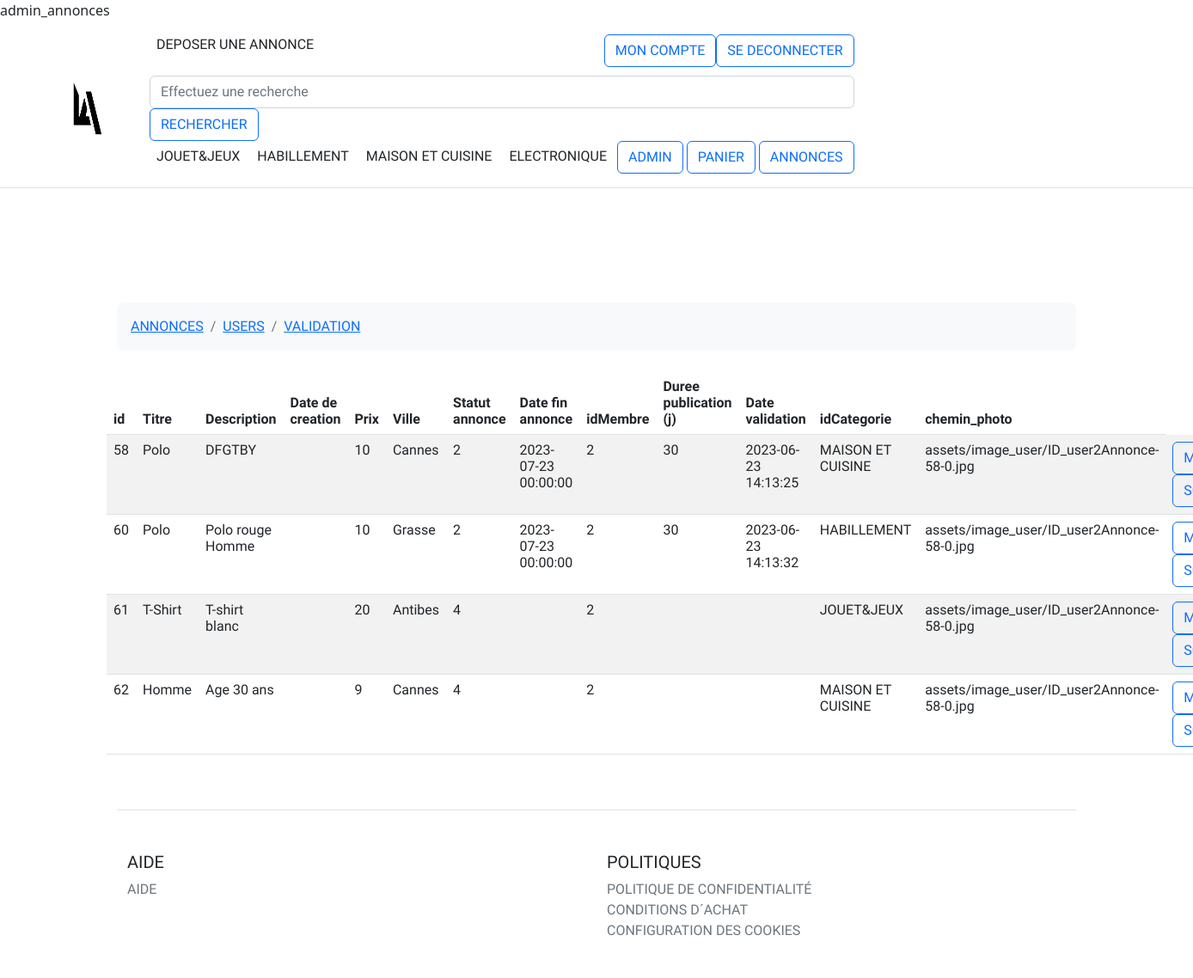
The page /?p=admin_annonces (signed in) on the database its author committed.
### tables this page shows
CREATE TABLE IF NOT EXISTS `annonce` (
  `id` int(11) NOT NULL AUTO_INCREMENT,
  `titre` varchar(150) DEFAULT NULL,
  `description` varchar(500) DEFAULT NULL,
  `date_de_creation` datetime DEFAULT NULL,
  `prix` double(4,2) DEFAULT NULL,
  `statut_echange_ou_paiement` int(1) DEFAULT NULL,
  `frais_supplementaire_publication` double DEFAULT NULL,
  `ville` varchar(30) DEFAULT NULL,
  `Statut_annonce_validee_bloque` tinyint(1) DEFAULT '4',
  `date_fin_annonce` datetime DEFAULT NULL,
  `idMembre` int(11) DEFAULT NULL,
  `duree_publication` int(11) DEFAULT NULL,
  `date_validation` datetime DEFAULT NULL,
  `idEtat` int(11) DEFAULT NULL,
  `idCategorie` int(11) DEFAULT NULL,
  PRIMARY KEY (`id`),
  KEY `fk_Annonce_Membre` (`idMembre`),
  KEY `fk_Annonce_etats1` (`idEtat`),
  KEY `idCategorie` (`idCategorie`)
);

CREATE TABLE IF NOT EXISTS `photo` (
  `id` int(11) NOT NULL AUTO_INCREMENT,
  `fichier_chemin` varchar(150) DEFAULT NULL,
  `idAnnonce` int(11) NOT NULL,
  `is_main_photo` int(11) DEFAULT NULL,
  `legende` varchar(45) DEFAULT NULL,
  PRIMARY KEY (`id`),
  KEY `fk_Photo_Annonce1` (`idAnnonce`)
);

### model/AnnonceModel.php (called while the page is built, shortened)
<?php
class AnnonceModel{
  private $table='annonce';
  private $table_photo='photo';
public function AdminShowAllAnnonces(){
try {
        global $db;
        $query=$db->prepare('SELECT * FROM '. $this->table .'  LIMIT 10');
        $query->execute();
        if ($query->rowCount()){
            return $query->fetchAll();
        }
    } catch (Exception $e) {
        echo $e->getMessage();
    }
    return false;
}
public function getPhotobyId($idannonce){
      try {
      global $db;
        $query=$db->prepare('SELECT fichier_chemin FROM '.$this->table_photo.' where idAnnonce='.$idannonce);
        $query->execute();
        if ($query->rowCount()){
            return $query->fetchAll();
        }
      } catch (Exception $e) {
        echo $e->getMessage();
      }
    return false;
  }
  public function CountAnnonceForAdmin(){
      try {
      global $db;
        $query=$db->prepare('SELECT COUNT(id) FROM '.$this->table.' LIMIT 10');
        $query->execute();
        if ($query->rowCount()){
            $result=$query->fetch();
            return $result[0];
        }
      } catch (Exception $e) {
        echo $e->getMessage();
      }
    return false;
  }
public function getCategorie($idAnnonce){
try{
$annonce=new Annonce();
      global $db;
    $query=$db->prepare('SELECT idCategorie FROM '.$this->table.' WHERE id=:id');
    $query->execute(['id'=>$idAnnonce]);
    $result = $query->fetch();
    $result=$annonce->categories($result['idCategorie']);
    return $result;
} catch (Exception $e) {
  echo $e->getMessage();
 }
    return false;
}
public function getidMembrebyIDAnnonce($idannonce){
  try {
        global $db;
        $query=$db->prepare('SELECT idMembre FROM  '. $this->table .'  WHERE id=:id');
        $query->execute(['id'=>$idannonce]);
        if ($query->rowCount()){
            return $query->fetch();
        }
    } catch (Exception $e) {
        echo $e->getMessage();
    }
    return false;
}
}

### controller/Annonce.php (called while the page is built, shortened)
<?php
class Annonce
{
  private $id;
  private $title;
  private $description;
  private $prix;
  private $photo;
  private $Statut_annonce_validee_bloque;
  private $ville;
  private $duree_publication;
  private $date_validation;
  private $date_fin_annonce;
   public function getDateValidation(){
    return $this->date_validation;
  }
   public function getDureePublication(){
    return $this->duree_publication;
  }
   public function getStatut_annonce_validee_bloque(){
    return $this->Statut_annonce_validee_bloque;
  }
     public function getDateFinAnnonce(){
    return $this-> date_fin_annonce;
  }
  public function getId(){
    return $this->id;
  }
   public function getVille(){
    return $this->ville;
  }
  public function getTitle(){
    return $this->title;
  }
  public function getDescription(){
    return $this->description;
  }
  public function getPrix(){
    return $this->prix;
  }
    public function getPhoto(){
      return $this->photo;
   }
  public function showAllAnnonces($num_annonce){
  $AnnonceModel=new AnnonceModel();
  $showAnnonces= $AnnonceModel->AdminShowAllAnnonces();
  if(isset($showAnnonces)&& $showAnnonces && is_array($showAnnonces)){
    $this->id=$showAnnonces[$num_annonce]['id'];
    $this->title=$showAnnonces[$num_annonce]['titre'];
    $this->description=$showAnnonces[$num_annonce]['description'];
    $this->prix=$showAnnonces[$num_annonce]['prix'];
     $this->ville=$showAnnonces[$num_annonce]['ville'];
    $this->photo[] = $AnnonceModel->getPhotobyId($this->id);
    $this->Statut_annonce_validee_bloque=$showAnnonces[$num_annonce]['Statut_annonce_validee_bloque'];
    $this->date_fin_annonce=$showAnnonces[$num_annonce]['date_fin_annonce'];
    $this->duree_publication=$showAnnonces[$num_annonce]['duree_publication'];
    $this->date_validation=$showAnnonces[$num_annonce]['date_validation'];
  }
  }
public function categories($idCategorie){
        switch($idCategorie){
        case '1':
        $nom_categorie="JOUET&JEUX";
        break;
        case '2':
        $nom_categorie="HABILLEMENT";
        break;
          case '3':
        $nom_categorie="MAISON ET CUISINE";
        break;
        }
 return $nom_categorie;
}
}
?>

### view/admin_annonces.php (the view, shortened to what this page needs)
<?php
 $AnnonceModel=new AnnonceModel();
 $annonce=new Annonce();
  $nb_annonce = $AnnonceModel->CountAnnonceForAdmin();
?>
  <div class="container py-5">
    <div class="row">
      <div class="col">
        <nav aria-label="breadcrumb" class="bg-light rounded-3 p-3 mb-4">
          <ol class="breadcrumb mb-0">
            <li class="breadcrumb-item"><a href="?p=admin_annonces">ANNONCES</a></li>
            <li class="breadcrumb-item"><a href="?p=admin_users">USERS</a></li>
            <li class="breadcrumb-item"><a href="?p=admin">VALIDATION</a></li>
          </ol>
        </nav>
      </div>
    </div>
    <div class='row'>
    <table class='table table-striped'>
        <thead>
            <tr>
                <th scope='id'>id</th>
                <th scope='titre'>Titre</th>
                <th scope='description'>Description</th>
                <th scope='date_de_creation'>Date de creation</th>
                <th scope='prix'>Prix</th>
                <th scope='ville'>Ville</th>
                <th scope='Statut_annonce_validee_bloque'>Statut annonce</th>
                <th scope='date_fin_annonce'>Date fin annonce</th>
                <th scope='idMembre'>idMembre</th>
                <th scope='duree_publication'>Duree publication (j)</th>
                <th scope='date_validation'>Date validation</th>
                <th scope='idCategorie'>idCategorie</th>
                <th scope='photo'>chemin_photo</th>
            </tr>
        </thead>
         <tbody>
            <?php
                 for($i=0;$i<=$nb_annonce-1;$i++):
                 $annonce->showAllAnnonces($i);
                 ?>
                <tr>
                <td><?= $annonce->getId();?></td>
                <td><?= htmlentities($annonce->getTitle()); ?></td>
                <td><?= htmlentities($annonce->getDescription()); ?></td>
                <td><?= $annonce->getDateCreationAnnonce(); ?></td>
                <td><?= htmlentities($annonce->getPrix()); ?></td>
                <td><?= htmlentities($annonce->getVille()); ?></td>
                <td><?= $annonce->getStatut_annonce_validee_bloque(); ?></td>
                <td><?= $annonce->getDateFinAnnonce(); ?></td>
               <?php $idMembre=$AnnonceModel->getidMembrebyIDAnnonce($annonce->getId()); ?>
                <td><?= $idMembre[0];?></td>
                <td><?= $annonce->getDureePublication(); ?></td>
                <td><?= $annonce->getDateValidation();?></td>
                <td><?= $AnnonceModel->getCategorie($annonce->getId());?></td>
                <td><?= $annonce->getPhoto()[0][0][0];
                ?></td>
              <div class='row'>
                 <div class='col'>
                     <td>
                         <form action="?p=modification_annonce" method= "get">
              <button class="btn btn-outline-primary" type="submit" tardet="_blank">Modifier</abutton>
                 </form>
                         <form action="?p=supprimer_annonce" method= "get">
                         <button class="btn btn-outline-primary" type="submit" tardet="_blank">Supprimer</button></td>
                </tr>
                 </div>
             </div>
            <?php endfor; ?>

### assets/css/style.css (style rules this page uses)
* { font-family: 'Exo', sans-serif; margin:0; padding: 0; }
div { display: block; }
.btn:not(:disabled):not(.disabled) { cursor: pointer; }

### rows shown on the page
annonce: id "58", titre "Polo", description "DFGTBY", prix "10", ville "Cannes", Statut_annonce_validee_bloque "2", date_fin_annonce "2023-07-23 00:00:00", idMembre "2", duree_publication "30", date_validation "2023-06-23 14:13:25", $AnnonceModel->getCategorie($annonce->getId()) "MAISON ET CUISINE", photo.fichier_chemin "assets/image_user/ID_user2Annonce-58-0.jpg"
annonce: id "60", titre "Polo", description "Polo rouge Homme", prix "10", ville "Grasse", Statut_annonce_validee_bloque "2", date_fin_annonce "2023-07-23 00:00:00", idMembre "2", duree_publication "30", date_validation "2023-06-23 14:13:32", $AnnonceModel->getCategorie($annonce->getId()) "HABILLEMENT"
photo: fichier_chemin "assets/image_user/ID_user2Annonce-58-0.jpg"
annonce: id "61", titre "T-Shirt", description "T-shirt blanc", prix "20", ville "Antibes", Statut_annonce_validee_bloque "4", idMembre "2", $AnnonceModel->getCategorie($annonce->getId()) "JOUET&JEUX"
annonce: id "62", titre "Homme", description "Age 30 ans", prix "9", ville "Cannes", Statut_annonce_validee_bloque "4", idMembre "2", $AnnonceModel->getCategorie($annonce->getId()) "MAISON ET CUISINE"
